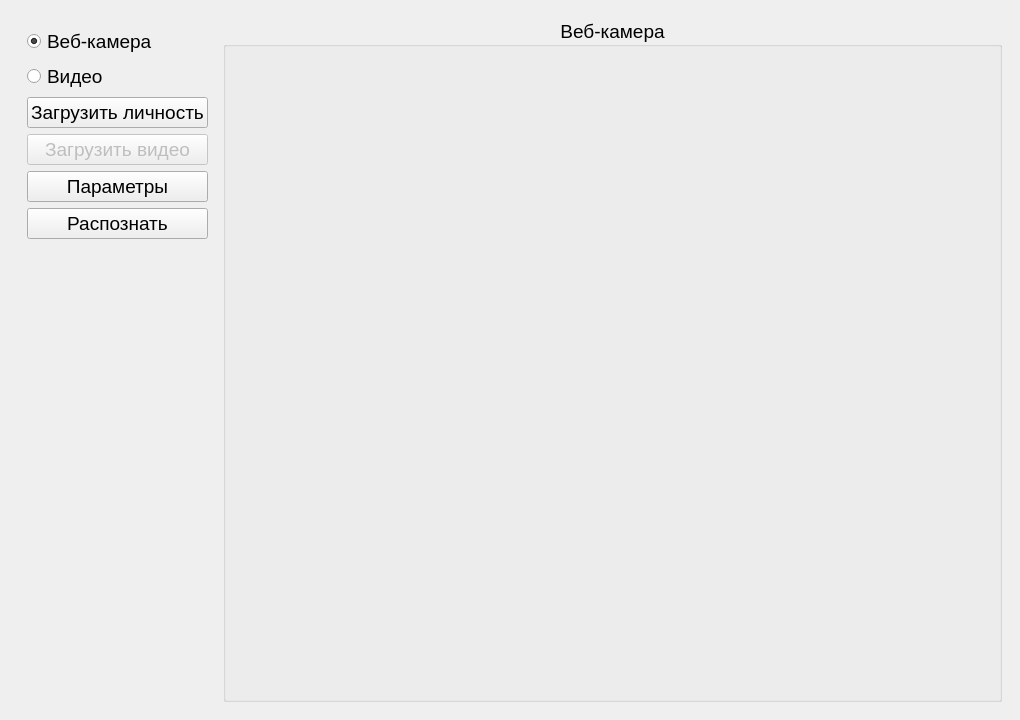
<?xml version="1.0" encoding="UTF-8"?>
<ui version="4.0">
 <class>MainWindow</class>
 <widget class="QMainWindow" name="MainWindow">
  <property name="geometry">
   <rect>
    <x>0</x>
    <y>0</y>
    <width>1020</width>
    <height>720</height>
   </rect>
  </property>
  <property name="minimumSize">
   <size>
    <width>640</width>
    <height>400</height>
   </size>
  </property>
  <property name="windowTitle">
   <string>Распознание личности</string>
  </property>
  <widget class="QWidget" name="centralwidget">
   <layout class="QGridLayout" name="gridLayout">
    <item row="0" column="0">
     <widget class="QFrame" name="Main_frame">
      <layout class="QHBoxLayout" name="horizontalLayout">
       <item alignment="Qt::AlignTop">
        <widget class="QFrame" name="buttons_frame">
         <property name="sizePolicy">
          <sizepolicy hsizetype="Preferred" vsizetype="Maximum">
           <horstretch>0</horstretch>
           <verstretch>0</verstretch>
          </sizepolicy>
         </property>
         <property name="minimumSize">
          <size>
           <width>0</width>
           <height>0</height>
          </size>
         </property>
         <property name="maximumSize">
          <size>
           <width>16777215</width>
           <height>16777215</height>
          </size>
         </property>
         <property name="layoutDirection">
          <enum>Qt::LeftToRight</enum>
         </property>
         <property name="autoFillBackground">
          <bool>false</bool>
         </property>
         <property name="frameShape">
          <enum>QFrame::NoFrame</enum>
         </property>
         <layout class="QVBoxLayout" name="verticalLayout">
          <property name="sizeConstraint">
           <enum>QLayout::SetDefaultConstraint</enum>
          </property>
          <item>
           <widget class="QRadioButton" name="webcam_radioButton">
            <property name="font">
             <font>
              <pointsize>14</pointsize>
             </font>
            </property>
            <property name="autoFillBackground">
             <bool>false</bool>
            </property>
            <property name="text">
             <string>Веб-камера</string>
            </property>
            <property name="iconSize">
             <size>
              <width>16</width>
              <height>16</height>
             </size>
            </property>
            <property name="checked">
             <bool>true</bool>
            </property>
           </widget>
          </item>
          <item>
           <widget class="QRadioButton" name="video_radioButton">
            <property name="font">
             <font>
              <pointsize>14</pointsize>
             </font>
            </property>
            <property name="text">
             <string>Видео</string>
            </property>
           </widget>
          </item>
          <item>
           <widget class="QPushButton" name="loadimages_pushButton">
            <property name="font">
             <font>
              <pointsize>14</pointsize>
             </font>
            </property>
            <property name="text">
             <string>Загрузить личность</string>
            </property>
           </widget>
          </item>
          <item>
           <widget class="QPushButton" name="loadvideo_pushButton">
            <property name="enabled">
             <bool>false</bool>
            </property>
            <property name="font">
             <font>
              <pointsize>14</pointsize>
             </font>
            </property>
            <property name="text">
             <string>Загрузить видео</string>
            </property>
           </widget>
          </item>
          <item>
           <widget class="QPushButton" name="parametres_pushButton">
            <property name="font">
             <font>
              <pointsize>14</pointsize>
             </font>
            </property>
            <property name="text">
             <string>Параметры</string>
            </property>
           </widget>
          </item>
          <item>
           <widget class="QPushButton" name="recognise_pushButton">
            <property name="font">
             <font>
              <pointsize>14</pointsize>
             </font>
            </property>
            <property name="text">
             <string>Распознать</string>
            </property>
           </widget>
          </item>
         </layout>
        </widget>
       </item>
       <item>
        <widget class="QGroupBox" name="webcam_groupBox">
         <property name="sizePolicy">
          <sizepolicy hsizetype="Preferred" vsizetype="Preferred">
           <horstretch>0</horstretch>
           <verstretch>0</verstretch>
          </sizepolicy>
         </property>
         <property name="font">
          <font>
           <pointsize>14</pointsize>
          </font>
         </property>
         <property name="title">
          <string>Веб-камера</string>
         </property>
         <property name="alignment">
          <set>Qt::AlignCenter</set>
         </property>
         <property name="flat">
          <bool>false</bool>
         </property>
         <layout class="QHBoxLayout" name="horizontalLayout_2">
          <item>
           <widget class="QLabel" name="Web_label_2">
            <property name="sizePolicy">
             <sizepolicy hsizetype="Expanding" vsizetype="Expanding">
              <horstretch>0</horstretch>
              <verstretch>0</verstretch>
             </sizepolicy>
            </property>
            <property name="text">
             <string/>
            </property>
            <property name="alignment">
             <set>Qt::AlignCenter</set>
            </property>
            <property name="wordWrap">
             <bool>false</bool>
            </property>
           </widget>
          </item>
         </layout>
        </widget>
       </item>
      </layout>
     </widget>
    </item>
   </layout>
  </widget>
 </widget>
 <resources/>
 <connections/>
</ui>
